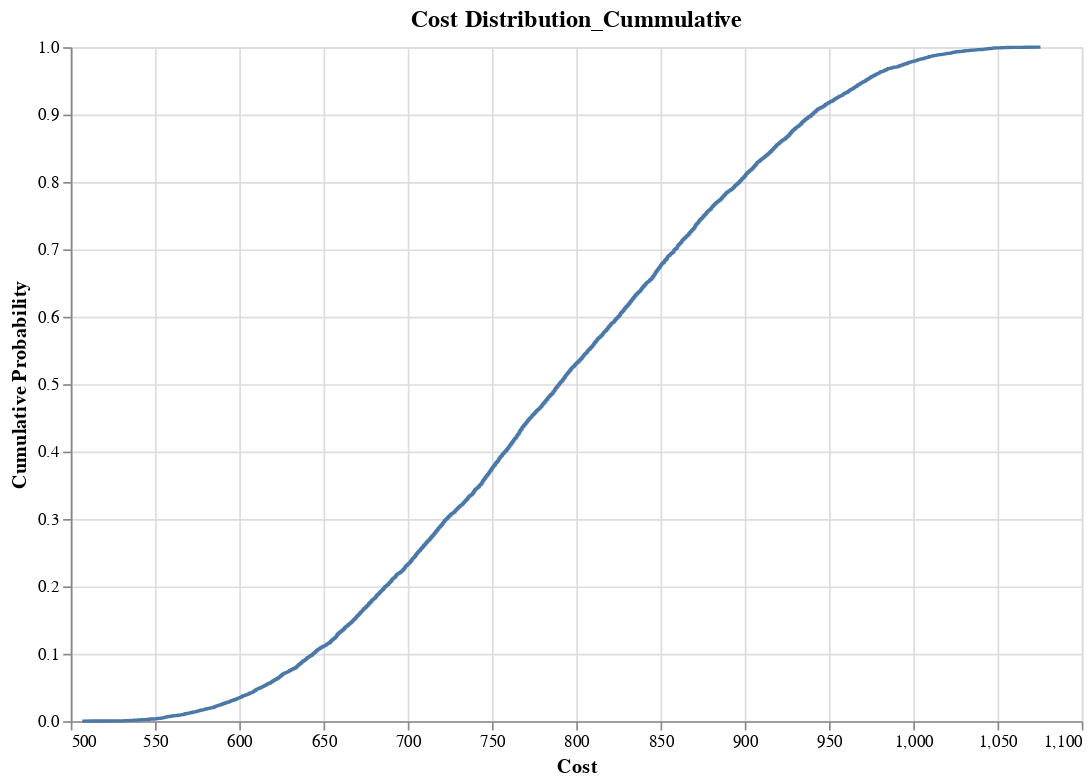

The notebook cell saved with this chart:
### Markdown cell above
## Discussion
Distribution plot of risk - with a normaly distributed risk, the tails of the distribution depict outliers to consider possibilities for rare events to consider 
(1) Rare low-cost scenarios such as smooth execution, unexpected vendor discounts, or avoided production issues: can lead to underbudgeting and overconfidence if relied upon.
(2) Rare high-cost scenarios such as costs exceeding $1000 due to supply chain disruptions, regulatory delays, unforeseen technical issues, or sudden inflation: pose significant budget overrun risks and must be planned for using contingency funds or insurance.

### Code cell
# Cumulative probability 

# Here, commulative distribution curve might be handy indefining the risk treshold to tolerate or 
#avoide based on the proportion of cummulative risks: Say for example that you are open to tolerate a 
#risk of upto 90%, what level of cost should you incure to make this investment decsion? See below:
cost_df = cost_df.sort_values(by='Cost').reset_index(drop=True)
cost_df['cumulative_cost'] = (np.arange(len(cost_df)) + 1) / len(cost_df)

# Plot with Altair
chart = alt.Chart(cost_df).mark_line().encode(
    x=alt.X('Cost', title='Cost'),
    y=alt.Y('cumulative_cost', title='Cumulative Probability')
).properties(
    title='Cost Distribution_Cummulative',
    width=600,
    height=400
).configure_axis(
    titleFontSize=12,
    labelFontSize=10
).configure_title(
    fontSize=14
)

chart

### Figure 1 — Vega-Lite specification as saved in the notebook (floating-point values rounded to 4 significant figures; data arrays with more than 128 entries replaced by an {"elided": "..."} marker saying what was removed)
{"config": {"view": {"continuousWidth": 300, "continuousHeight": 300}, "axis": {"labelFontSize": 10, "titleFontSize": 12}, "title": {"fontSize": 14}}, "data": {"name": "data-3533cf1d313bcec19d5f82197edf918c"}, "mark": {"type": "line"}, "encoding": {"x": {"field": "Cost", "title": "Cost", "type": "quantitative"}, "y": {"field": "cumulative_cost", "title": "Cumulative Probability", "type": "quantitative"}}, "height": 400, "title": "Cost Distribution_Cummulative", "width": 600, "$schema": "https://vega.github.io/schema/vega-lite/v5.20.1.json", "datasets": {"data-3533cf1d313bcec19d5f82197edf918c": {"elided": "10000 records"}}}
